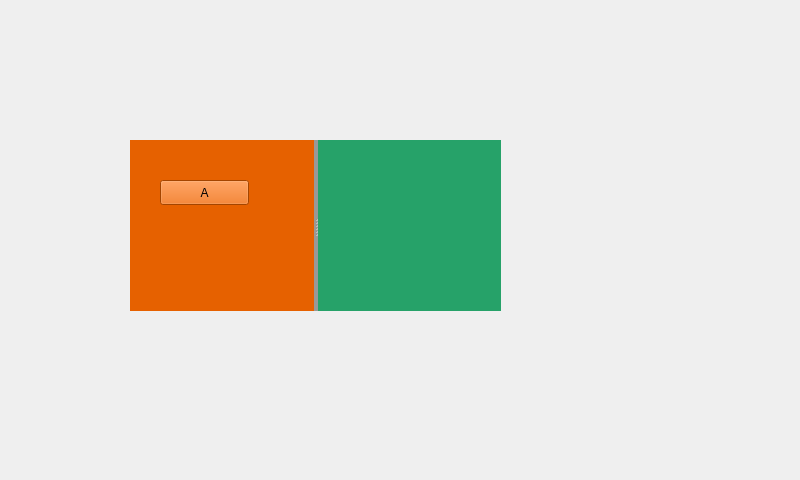
<?xml version="1.0" encoding="UTF-8"?>
<ui version="4.0">
 <class>Widget</class>
 <widget class="QWidget" name="Widget">
  <property name="geometry">
   <rect>
    <x>0</x>
    <y>0</y>
    <width>800</width>
    <height>480</height>
   </rect>
  </property>
  <property name="windowTitle">
   <string>Widget</string>
  </property>
  <widget class="QWidget" name="horizontalLayoutWidget">
   <property name="geometry">
    <rect>
     <x>130</x>
     <y>140</y>
     <width>371</width>
     <height>171</height>
    </rect>
   </property>
   <layout class="QHBoxLayout" name="horizontalLayout">
    <item>
     <widget class="QSplitter" name="splitter">
      <property name="styleSheet">
       <string notr="true">QSplitter
{

		background-color: rgb(154, 153, 150);
}</string>
      </property>
      <property name="orientation">
       <enum>Qt::Horizontal</enum>
      </property>
      <property name="opaqueResize">
       <bool>false</bool>
      </property>
      <property name="childrenCollapsible">
       <bool>false</bool>
      </property>
      <widget class="QWidget" name="widget_2" native="true">
       <property name="minimumSize">
        <size>
         <width>50</width>
         <height>0</height>
        </size>
       </property>
       <property name="styleSheet">
        <string notr="true">QWidget
{
		background-color:rgb(230, 97, 0);
}</string>
       </property>
       <widget class="QPushButton" name="pushButton">
        <property name="geometry">
         <rect>
          <x>30</x>
          <y>40</y>
          <width>89</width>
          <height>25</height>
         </rect>
        </property>
        <property name="text">
         <string>A</string>
        </property>
       </widget>
      </widget>
      <widget class="QWidget" name="widget" native="true">
       <property name="minimumSize">
        <size>
         <width>10</width>
         <height>0</height>
        </size>
       </property>
       <property name="styleSheet">
        <string notr="true">QWidget
{
		background-color:rgb(38, 162, 105);
}</string>
       </property>
      </widget>
     </widget>
    </item>
   </layout>
  </widget>
 </widget>
 <resources/>
 <connections/>
</ui>
